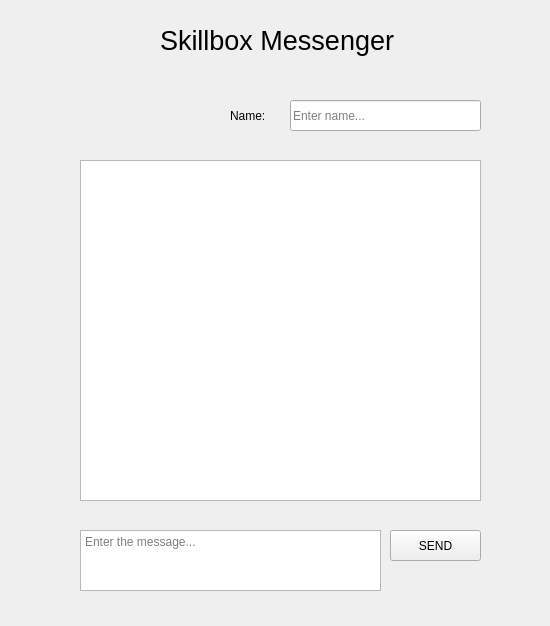
<?xml version="1.0" encoding="UTF-8"?>
<ui version="4.0">
 <class>MainWindow</class>
 <widget class="QWidget" name="MainWindow">
  <property name="geometry">
   <rect>
    <x>0</x>
    <y>0</y>
    <width>550</width>
    <height>626</height>
   </rect>
  </property>
  <property name="windowTitle">
   <string>Skillbox Messager</string>
  </property>
  <widget class="QTextBrowser" name="textBrowser">
   <property name="geometry">
    <rect>
     <x>80</x>
     <y>160</y>
     <width>401</width>
     <height>341</height>
    </rect>
   </property>
   <property name="autoFillBackground">
    <bool>false</bool>
   </property>
   <property name="html">
    <string>&lt;!DOCTYPE HTML PUBLIC &quot;-//W3C//DTD HTML 4.0//EN&quot; &quot;http://www.w3.org/TR/REC-html40/strict.dtd&quot;&gt;
&lt;html&gt;&lt;head&gt;&lt;meta name=&quot;qrichtext&quot; content=&quot;1&quot; /&gt;&lt;style type=&quot;text/css&quot;&gt;
p, li { white-space: pre-wrap; }
&lt;/style&gt;&lt;/head&gt;&lt;body style=&quot; font-family:'Ubuntu'; font-size:11pt; font-weight:400; font-style:normal;&quot;&gt;
&lt;p style=&quot;-qt-paragraph-type:empty; margin-top:0px; margin-bottom:0px; margin-left:0px; margin-right:0px; -qt-block-indent:0; text-indent:0px;&quot;&gt;&lt;br /&gt;&lt;/p&gt;&lt;/body&gt;&lt;/html&gt;</string>
   </property>
  </widget>
  <widget class="QLabel" name="label">
   <property name="geometry">
    <rect>
     <x>160</x>
     <y>10</y>
     <width>241</width>
     <height>61</height>
    </rect>
   </property>
   <property name="font">
    <font>
     <pointsize>20</pointsize>
    </font>
   </property>
   <property name="text">
    <string>Skillbox Messenger</string>
   </property>
  </widget>
  <widget class="QTextEdit" name="textEdit">
   <property name="geometry">
    <rect>
     <x>80</x>
     <y>530</y>
     <width>301</width>
     <height>61</height>
    </rect>
   </property>
   <property name="placeholderText">
    <string>Enter the message...</string>
   </property>
  </widget>
  <widget class="QPushButton" name="pushButton">
   <property name="geometry">
    <rect>
     <x>390</x>
     <y>530</y>
     <width>91</width>
     <height>31</height>
    </rect>
   </property>
   <property name="text">
    <string>SEND</string>
   </property>
  </widget>
  <widget class="QLabel" name="label_2">
   <property name="geometry">
    <rect>
     <x>230</x>
     <y>100</y>
     <width>51</width>
     <height>31</height>
    </rect>
   </property>
   <property name="text">
    <string>Name:</string>
   </property>
  </widget>
  <widget class="QLineEdit" name="lineEdit">
   <property name="geometry">
    <rect>
     <x>290</x>
     <y>100</y>
     <width>191</width>
     <height>31</height>
    </rect>
   </property>
   <property name="placeholderText">
    <string>Enter name...</string>
   </property>
  </widget>
 </widget>
 <resources/>
 <connections/>
</ui>
